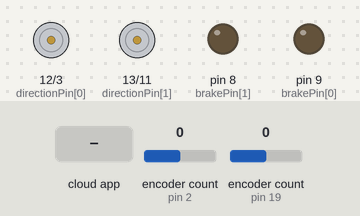
Simulated run of this sketch. Board: Arduino Uno, built with avr-gcc and run on an emulated ATmega328P. Parts: direction and speed pins drawn as motors (green arrow = direction pin HIGH = forward, orange = LOW = backward, longer = more drive), output pins drawn as LEDs (lit = HIGH). The inputs (shaded band) are chosen by the test bench; at power-on: encoder count (sensors on pin 2, pin 19) 0. The ROS host is connected and sends only what is stated.

Above: at 1.2 s.
1.3 s: encoder count (sensor on pin 2) set to 1
2.9 s: encoder count (sensor on pin 19) set to 1
4.5 s: the phone or cloud app sets linear.x to -100
At 5.1 s:
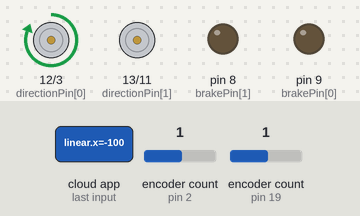
6.0 s: the phone or cloud app sets linear.x to 0
7.5 s: encoder count (sensor on pin 19) set to 2
9.1 s: encoder count (sensor on pin 19) set to 1
Timing chart, 0 to 11.6 s (numbered marks = the images above; inputs shaded):
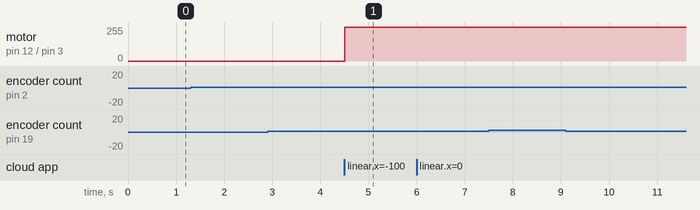

The sketch:

real_son.ino
```cpp
//Son Hal Arduino kodu
//In arrays, 0 is tilt, 1 is pan.

#include <ros.h>
#include <sensor_msgs/JointState.h>
#include <geometry_msgs/Twist.h>
#include <Encoder.h>

// TILT CONNECTIONS
// ORANGE VCC
#define ENCAT 2 // GREEN (tilt A)
#define ENCBT 21 // YELLOW (tilt B)

// PAN CONNECTIONS
// PURPLE VCC
#define ENCAP 19 // BLUE (pan A)
#define ENCBP 20 // GREEN (pan B)

Encoder myEnc_t(ENCAT, ENCBT);
Encoder myEnc_p(ENCAP,ENCBP);
ros::NodeHandle nh;
bool start= false;

//message declarations
sensor_msgs::JointState enc_msg;
geometry_msgs::Twist vel_msg;

//motor parameters tilt-pan
double vel_ref[]={0,0};
int directionPin[] = {12,13};
int pwmPin[] = {3,11};
int brakePin[] = {9,8};

//boolean to switch direction
bool direction_default[] = {false,true};
bool directionState[]={false,false};

//pid parameters
double pidTerm[]={0,0};
double error[]={0,0};
double last_error[]={0,0};
double angle[]={0,0};
double prev_angle[]={0,0};
double error_i[]={0,0};
double error_d[]={0,0};
double velocity[]={0,0};
long prevT[]={0,0};
double control_input[]={0,0};
float vel_f[]={0,0};
float veln[]={0,0};
float vel_fn[]={0,0};

//encoder ratios
double ratio[]={0.0015,0.0015};

//PID constants
double Kp[]={1000,1000};
double Ki[]={500,500};
double Kd[]={50,50};

//subscribe callback
void velCallback(const geometry_msgs::Twist& vel_msg) {
  vel_ref[0]=vel_msg.linear.x; //tilt velocity
  vel_ref[1]=vel_msg.linear.y; //pan velocity
  //start=vel_msg.linear.z; //boolean info start
}

//callback end
ros::Publisher enc_pub("/joint_states", &enc_msg);
ros::Subscriber<geometry_msgs::Twist> vel_sub("/cmd_vel", &velCallback);
float joint_values[2] = {0.0, 0.0};

// Define the joint names
const char* joint_names[2] = {"joint1", "joint2"};

void setup()
{
  nh.initNode();
  nh.advertise(enc_pub);
  nh.subscribe(vel_sub);
  pinMode(directionPin[0], OUTPUT);
  pinMode(directionPin[1], OUTPUT);
  pinMode(pwmPin[0], OUTPUT);
  pinMode(pwmPin[1], OUTPUT);
  pinMode(brakePin[0], OUTPUT);
  pinMode(brakePin[1], OUTPUT);
}

long pos[] = {0,0};

void loop() {
  pos[0] = myEnc_t.read(); //tilt position
  pos[1] = myEnc_p.read(); //pan position

  // Update the joint values
  joint_values[0] = pos[0]*ratio[0]; //tilt position (angle)
  joint_values[1] = pos[1]*ratio[1]; //pan position (panangle) çarpı birşey var

  // Populate the joint state message
  enc_msg.header.stamp = nh.now();
  enc_msg.name_length = 2;
  enc_msg.name = joint_names;
  enc_msg.position_length = 2;
  enc_msg.position = joint_values;

  //publish position
  enc_pub.publish(&enc_msg);
  nh.spinOnce();


  PID_calculation(0);
  set_motor(0);
  PID_calculation(1);
  set_motor(1);

  delay(1); //delaysiz deneme de yapılacak
}

//sends voltage to motor
void set_motor(int i){
  if(pidTerm[i]<0){
    directionState[i]=!direction_default[i];
  }
  else{
    directionState[i]=direction_default[i];
    }
  control_input[i]=abs(pidTerm[i]);
  if(control_input[i]>255){
    control_input[i]=255;
  }
  if(control_input[i]<30){
    control_input[i]=0;
    }
  //set the direction
  if(directionState[i]){
    digitalWrite(directionPin[i], HIGH);
  }
  else{
    digitalWrite(directionPin[i], LOW);
  }

  //set speed
  analogWrite(pwmPin[i],control_input[i]);
}

//calculates the PID contol input signal called pidTerm
void PID_calculation(int i){

  angle[i]=(pos[i]*ratio[i]); //pos to angle

  // time difference
  long currT = micros();
  float deltaT = ((float) (currT - prevT[i]))/( 1.0e6 );
  prevT[i] = currT;

  //find velocity
  velocity[i] = (angle[i]-prev_angle[i])/deltaT;
  vel_f[i]=0.910*vel_fn[i]+0.045*velocity[i]+0.045*veln[i]; //15 HZ
  veln[i]=velocity[i];
  vel_fn[i]=vel_f[i];
  error[i]=vel_ref[i]-vel_f[i];

  //calculate control signal
  error_d[i]= (error[i]-last_error[i])/deltaT; //Derivative term
  error_i[i]=error[i]*deltaT+error_i[i]; //integral term
  pidTerm[i]=(Kp[i]*error[i])+(Ki[i]*error_i[i])+(Kd[i]*error_d[i]); //control signal

  //assign past values
  prev_angle[i]=angle[i];
  last_error[i]=error[i];
}
```

Measured:
- after the input at 4.5 s, motor on pin 12 (directionPin[0]) / pin 3 (pwmPin[0]): stopped → forward 255/255 at once
